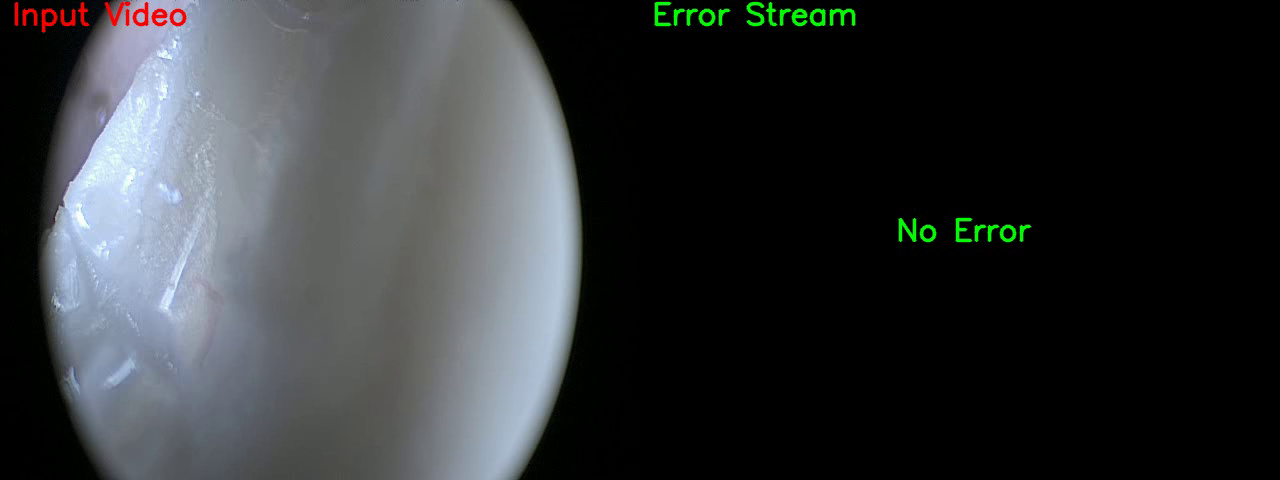
#> input picture frame 35 of Consolidated - Real Time - Arthroscope/intermediate_video.mp4, 1280 x 480 px, given in place of green flash and lag 3.mp4, which was not available
$ python lagff15.py
#> lines starting #> are read from the running program, lines starting #| are printed output that depends on the picture; pictures that were not available may be replaced by others from this repository, and a replacement may not be noted
import cv2
import numpy as np
import matplotlib.pyplot as plt
import time

start_time = time.time()

def detect_frozen_frame(frame1, frame2, threshold=1):
    """Detects if two frames are similar enough to be considered frozen."""
    diff = cv2.absdiff(frame1, frame2)
    gray_diff = cv2.cvtColor(diff, cv2.COLOR_BGR2GRAY)
    diff_pixels = np.count_nonzero(gray_diff > threshold)
    print(diff_pixels)
    return diff_pixels < frame1.shape[0] * frame1.shape[1] * 0.01 # returns yes if the number of diff pixels is less than the number of frame pixels * x where x = 0.01 or 1%

# Function to identify frozen frame intervals and convert to seconds
def detect_frozen_intervals(window_sums, window_threshold, window_size, fps):
    intervals = []
    in_interval = False
    start = None

    for i, sum_value in enumerate(window_sums):
        if sum_value >= window_threshold:
            if not in_interval:
                start = i
                in_interval = True
        else:
            if in_interval:
                end = i + window_size - 1
                intervals.append((round((start / fps), 4), round((end / fps), 4)))
                in_interval = False

    # Check if the last interval goes till the end
    if in_interval:
        end = len(window_sums) + window_size - 1
        intervals.append((round((start / fps), 4), round((end / fps), 4)))

    return intervals

def main():

    cap = cv2.VideoCapture('C:/Users/16262/Desktop/arthrex/green flash and lag 3.mp4')
    currentFrame = 1
    fps = cap.get(cv2.CAP_PROP_FPS)
    time_interval = 1/fps  # Time interval in seconds

    ret, prev_frame = cap.read()
#> prev_frame is the input picture: shape (480, 1280, 3); mean B, G, R 53.9, 51.9, 48.9
    frozen_frame_flags = []

    start_time = time.time()
    #resized_frame = cv2.resize(current_frame, (960, 540))

    while ret:
        currentFrame = cap.get(cv2.CAP_PROP_POS_FRAMES)

        ret, current_frame = cap.read()
        if not ret:
            break
        resized_frame = cv2.resize(current_frame, (960, 540))
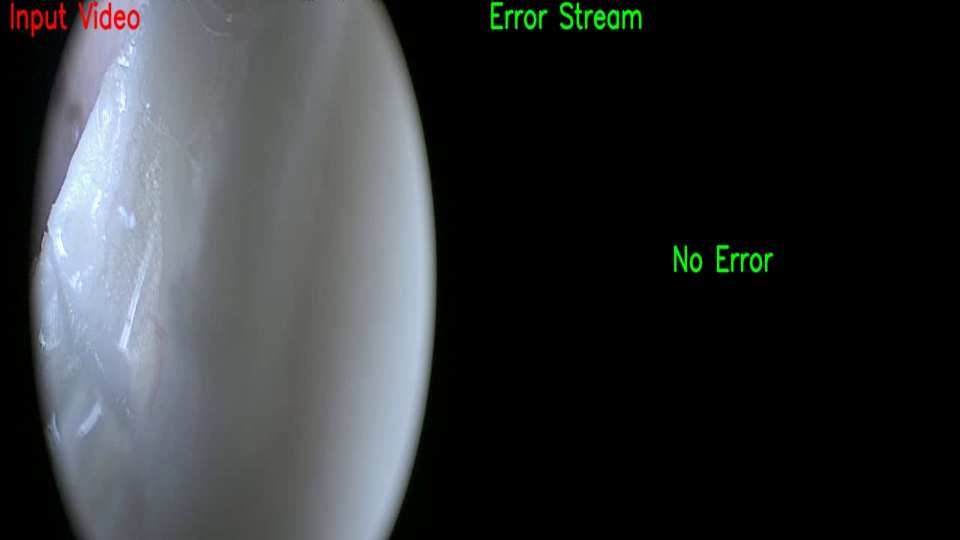
#> resized_frame: shape (540, 960, 3); mean B, G, R 53.9, 51.9, 48.9

        current_time = time.time()

        if current_time - start_time >= time_interval:
            start_time = current_time
            if detect_frozen_frame(prev_frame, current_frame):
#> in detect_frozen_frame, `gray_diff = cv2.cvtColor(diff, cv2.COLOR_BGR2GRAY)`:
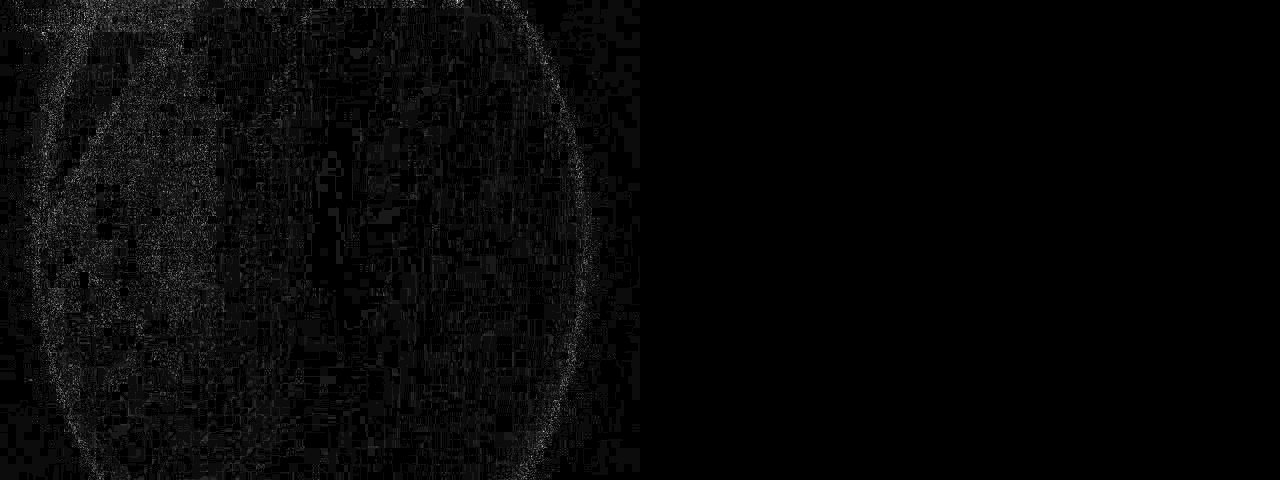
#> gray_diff: shape (480, 1280); min 0, max 20, mean 0.548; drawn with min black and max white
#> in detect_frozen_frame, `diff_pixels = np.count_nonzero(gray_diff > threshold)`: diff_pixels = 77345
#| 77345
                frozen_frame_flags.append(1)  # Append 1 when frozen frame is detected
                print("Frozen frame detected! ", round((currentFrame/fps), 4), 'seconds')
            else:
                frozen_frame_flags.append(0)  # Append 0 when frozen frame is detected
            prev_frame = current_frame

        cv2.imshow('Frame', resized_frame)
        #cv2.imshow('Frame', current_frame)
        if cv2.waitKey(1) == ord('q'): # press q in the cv2 window to break all processes
#> (key q is pressed here)
            break

    cap.release()
    cv2.destroyAllWindows

    """
    # Plot the count of frozen frames over time
    plt.plot(frozen_frame_flags)
    plt.plot(frozen_frame_flags, 'o')
    """

    # Parameters
    window_size = 5

    # Sliding window sum
    window_sums = [sum(frozen_frame_flags[i:i+window_size]) for i in range(len(frozen_frame_flags) - window_size + 1)]
#> window_sums = []

    # Plotting with window sum
    plt.figure(figsize=(10, 5))
    plt.plot(window_sums, label='Window Sums')
    #plt.axhline(y=np.mean(window_sums), color='r', linestyle='--', label='Mean')
    plt.xlabel('Frame Index')
    plt.ylabel('Sums')
    plt.title(f'Concentration of Frozen Frame Detections with Window Size = {window_size}')
    plt.legend()
    plt.show()
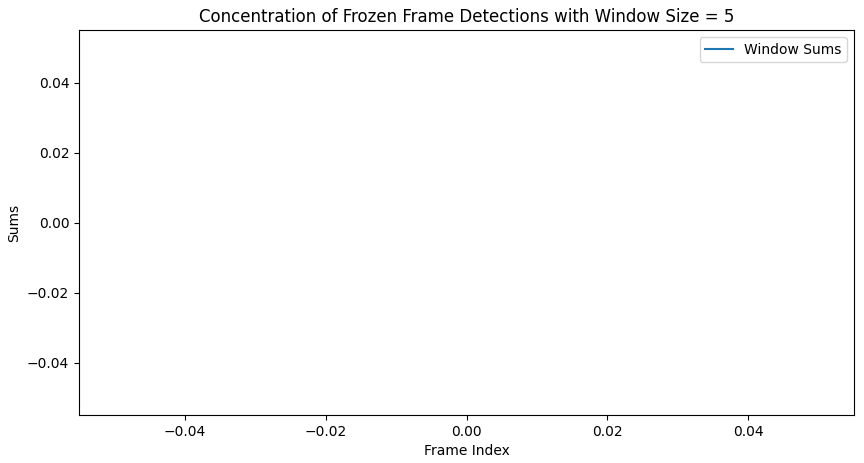
#> figure drawn by matplotlib, 1 panel

    window_threshold = window_size * 0.5  # Define a threshold for detection

    # Detect intervals
    frozen_intervals = detect_frozen_intervals(window_sums, window_threshold, window_size, fps)
#> after the loop in detect_frozen_intervals, `for i, sum_value in enumerate(window_sums):`: in_interval = False; intervals = []
#> frozen_intervals = []

    # Print intervals in seconds
    for start, end in frozen_intervals:
        #print(f"Frozen frame from {start:.2f} seconds (frame {round(start*fps)}) to {end:.2f} seconds (frame {round(end*fps)})")
        print(f"Frozen frame from {start:.2f} seconds to {end:.2f} seconds")
#> this loop made 0 passes

if __name__ == "__main__":
    main()
    print(time.time() - start_time) # total amount of time script takes

$ run again, starting later in the video
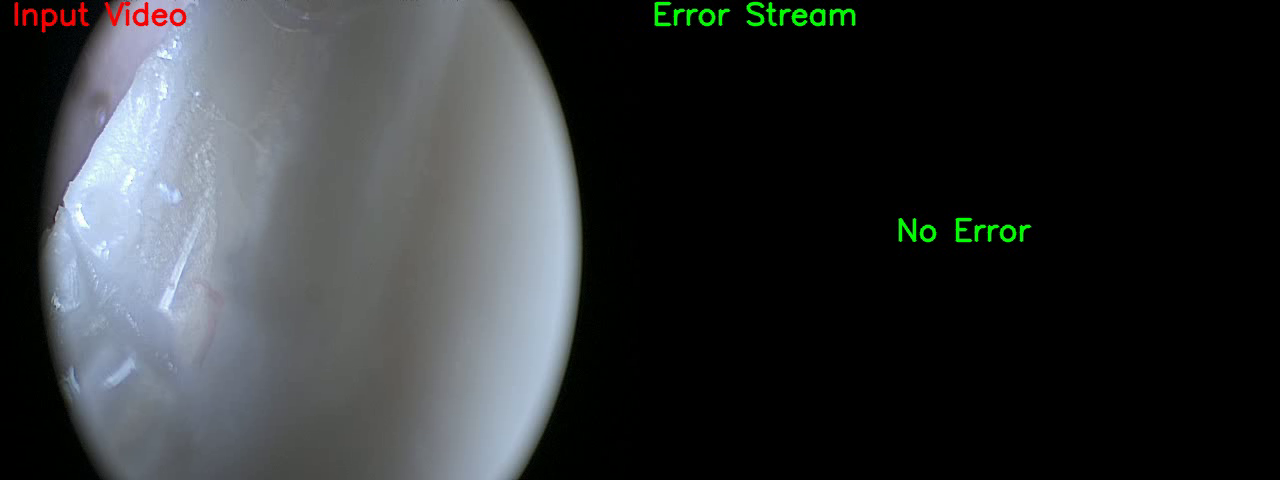
#> input picture frame 161 of Consolidated - Real Time - Arthroscope/intermediate_video.mp4, 1280 x 480 px, given in place of green flash and lag 3.mp4, which was not available
#> in main, prev_frame is the input picture: shape (480, 1280, 3); mean B, G, R 53.9, 51.9, 48.9
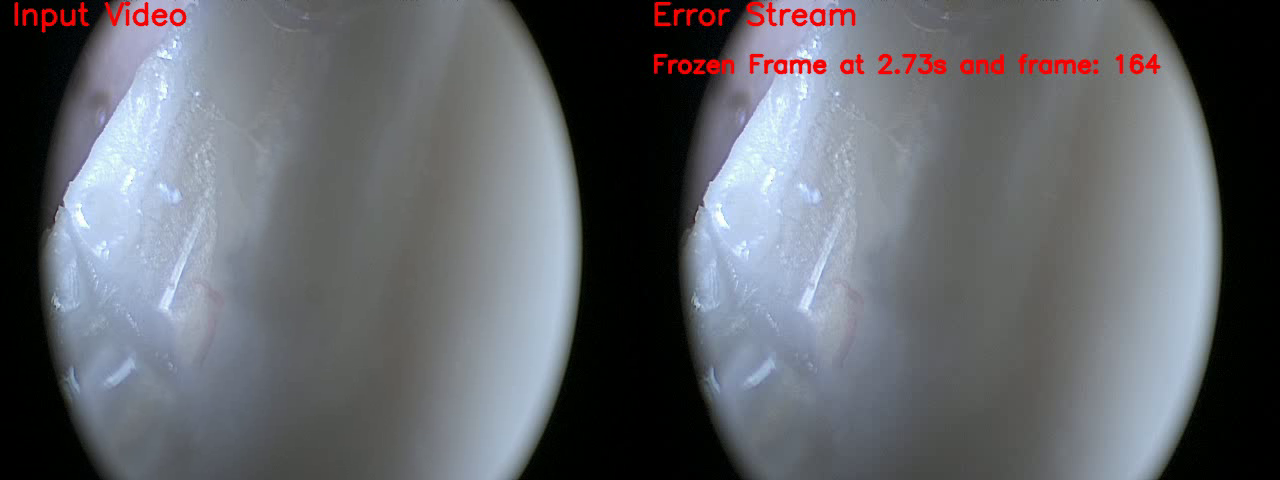
#> input picture frame 162 of Consolidated - Real Time - Arthroscope/intermediate_video.mp4, 1280 x 480 px, given in place of green flash and lag 3.mp4, which was not available
#> in main, current_frame is the input picture: shape (480, 1280, 3); mean B, G, R 106.8, 101.1, 98.4
#> in detect_frozen_frame, `gray_diff = cv2.cvtColor(diff, cv2.COLOR_BGR2GRAY)`:
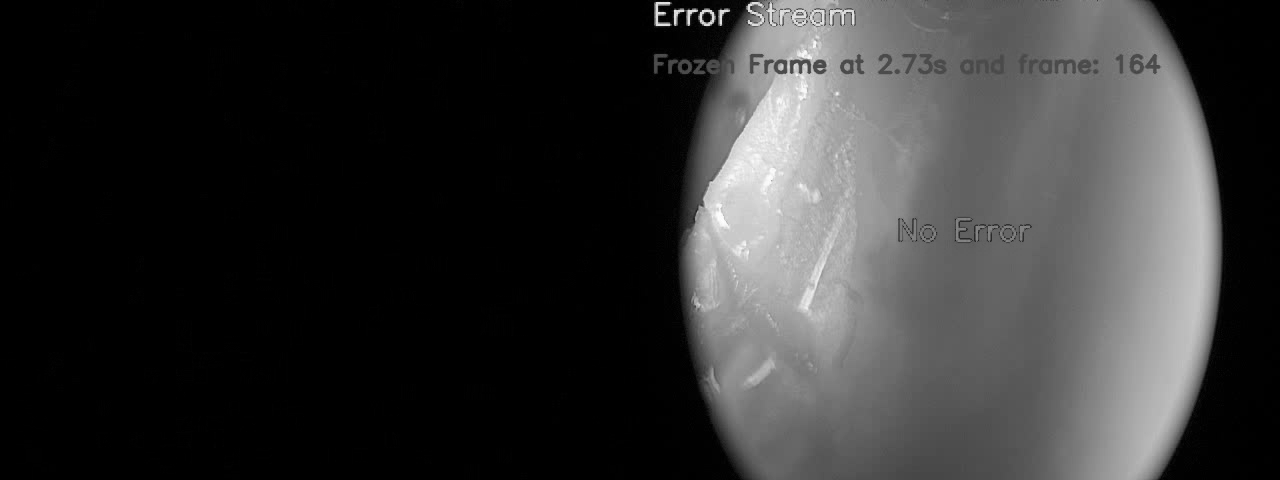
#> gray_diff: shape (480, 1280); min 0, max 254, mean 50.6
#> diff_pixels = 264510
#| 264510
#> window_sums = []
#> after the loop in detect_frozen_intervals, `for i, sum_value in enumerate(window_sums):`: in_interval = False; intervals = []

$ run again, starting later in the video
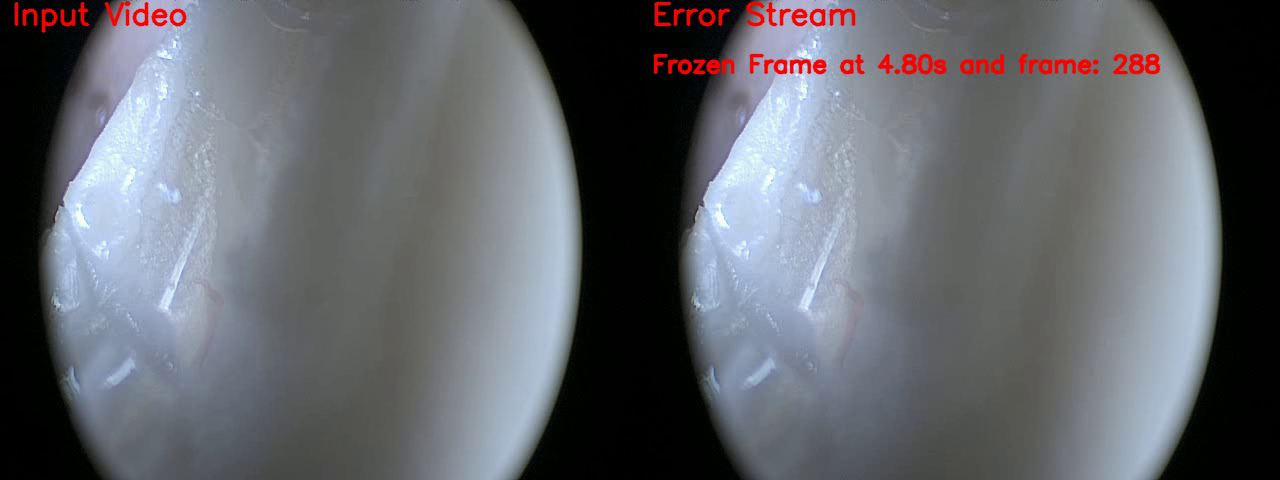
#> input picture frame 286 of Consolidated - Real Time - Arthroscope/intermediate_video.mp4, 1280 x 480 px, given in place of green flash and lag 3.mp4, which was not available
#> in main, prev_frame is the input picture: shape (480, 1280, 3); mean B, G, R 106.9, 101.2, 98.6
#> in main, `resized_frame = cv2.resize(current_frame, (960, 540))`:
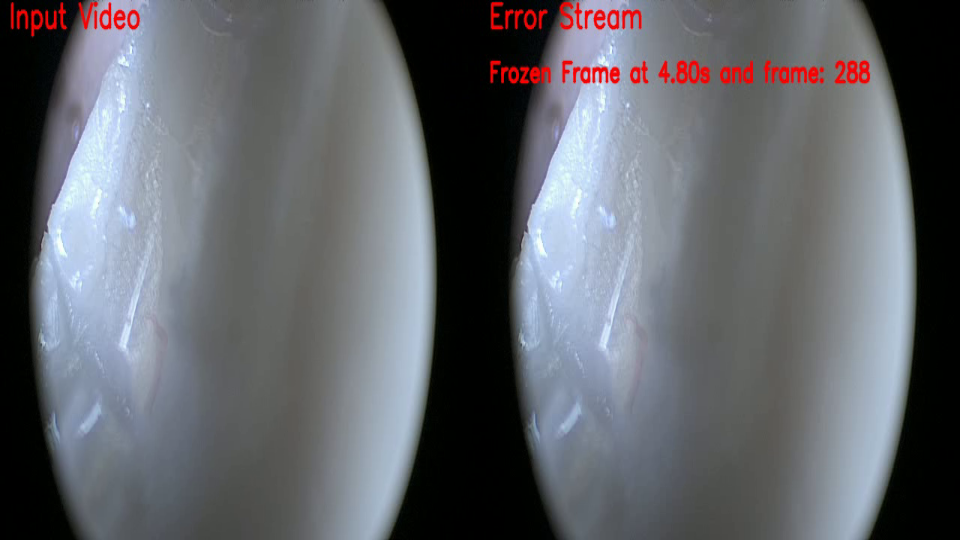
#> resized_frame: shape (540, 960, 3); mean B, G, R 106.8, 101.1, 98.5
#> in detect_frozen_frame, `gray_diff = cv2.cvtColor(diff, cv2.COLOR_BGR2GRAY)`:
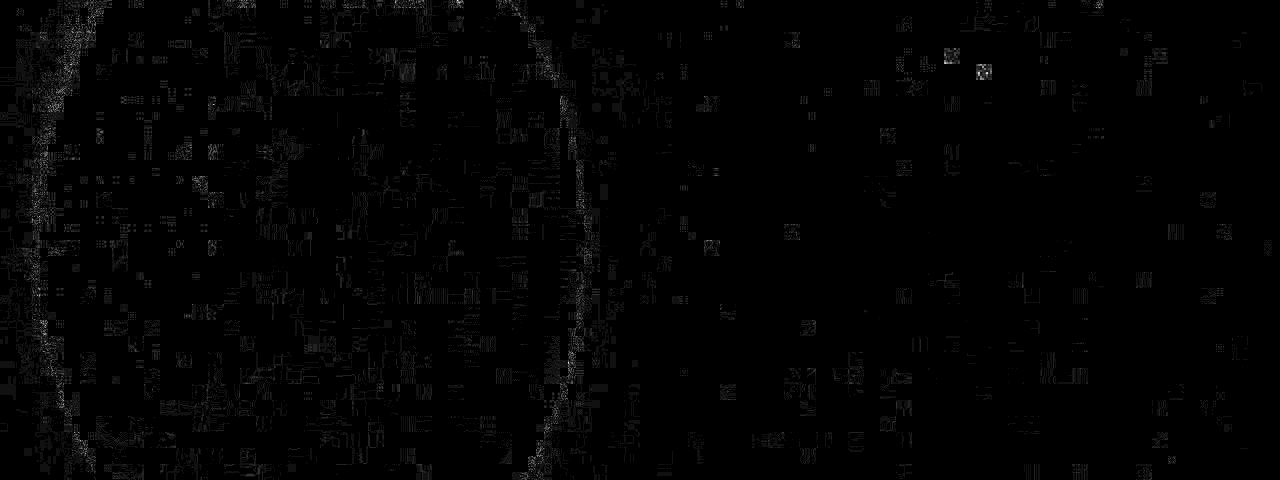
#> gray_diff: shape (480, 1280); min 0, max 15, mean 0.166; drawn with min black and max white
#> diff_pixels = 19611
#| 19611
#> window_sums = []
#> after the loop in detect_frozen_intervals, `for i, sum_value in enumerate(window_sums):`: in_interval = False; intervals = []
